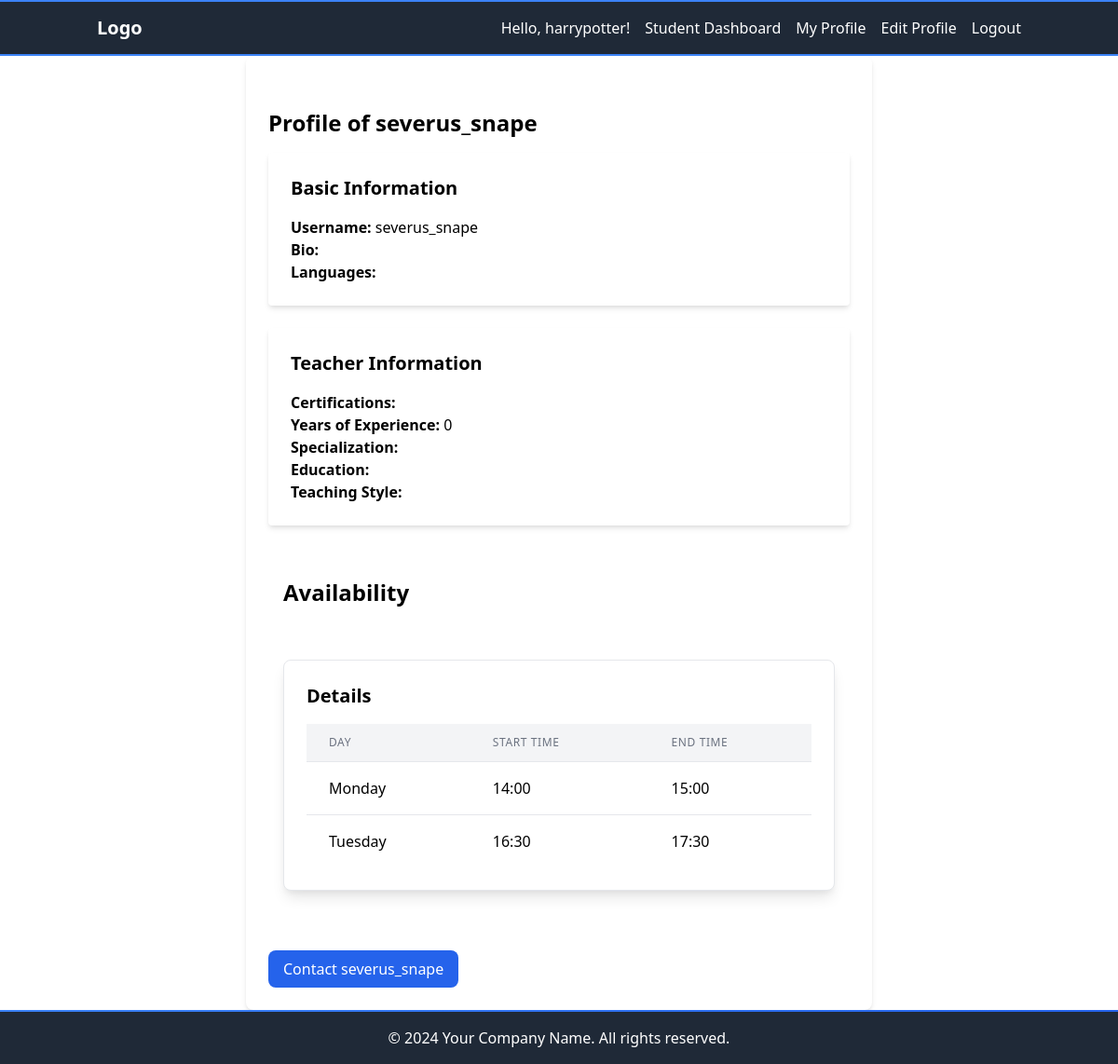
/hira/profile/severus_snape/ (signed in), run on the app's committed database.
### hira/models.py (models this page shows, shortened)
class CustomUser(AbstractUser):
    USER_TYPES = [
        ('student', 'Student'),
        ('teacher', 'Teacher'),
    ]
    user_type = models.CharField(max_length=10, choices=USER_TYPES)
    @property
    def is_teacher(self):
        return self.user_type == 'teacher'
    @property
    def is_student(self):
        return self.user_type == 'student'

class Profile(models.Model):
    LANGUAGE_CHOICES = [
        ('EN', 'English'),
        ('ES', 'Spanish'),
        ('FR', 'French'),
        ('DE', 'German'),
        ('ZH', 'Chinese'),
    ]
    GRADE_CHOICES = [
        ('1', '1st Grade'),
        ('2', '2nd Grade'),
        ('12', '12th Grade'),
        ('UG', 'Undergraduate'),
        ('PG', 'Postgraduate'),
    ]
    user = models.OneToOneField(CustomUser, on_delete=models.CASCADE, related_name='profile')
    bio = models.TextField(blank=True)
    languages = models.CharField(max_length=100, choices=LANGUAGE_CHOICES, blank=True)
    certifications = models.TextField(blank=True, help_text="List your certifications, separated by commas")
    years_of_experience = models.PositiveIntegerField(default=0)
    specialization = models.CharField(max_length=100, blank=True)
    education = models.TextField(blank=True, help_text="Your educational background")
    teaching_style = models.TextField(blank=True, help_text="Describe your teaching approach")
    grade = models.CharField(max_length=2, choices=GRADE_CHOICES, blank=True)
    subjects_of_interest = models.TextField(blank=True, help_text="List subjects you're interested in, separated by commas")
    learning_goals = models.TextField(blank=True, help_text="Describe your learning goals")

class Availability(models.Model):
    DAY_CHOICES = [
        ('MON', 'Monday'),
        ('TUE', 'Tuesday'),
        ('WED', 'Wednesday'),
        ('THU', 'Thursday'),
        ('FRI', 'Friday'),
        ('SAT', 'Saturday'),
        ('SUN', 'Sunday'),
    ]
    profile = models.ForeignKey('Profile', on_delete=models.CASCADE, related_name='availabilities')
    day = models.CharField(max_length=3, choices=DAY_CHOICES)
    start_time = models.TimeField()
    end_time = models.TimeField()
    class Meta:
        verbose_name_plural = 'Availabilities'
        unique_together = ['profile', 'day']

### hira/views.py (the view)
# urls.py: path('profile/<str:username>/', views.profile_view, name='profile'),
def profile_view(request, username):
    profile = get_object_or_404(Profile, user__username=username)
    availabilities = profile.availabilities.all().order_by('day')
    return render(request, 'hira/profile.html', {
        'profile': profile,
        'availabilities': availabilities,
    })

### hira/templates/hira/profile.html (shortened to what this page needs)
{% extends 'hira/layout.html' %}
{% load custom_filters %}
{% block body %}
<div class="max-w-2xl mx-auto p-6 bg-white shadow-md rounded-lg">
    <div class="max-w-4xl mx-auto py-8">
        <h2 class="text-2xl font-bold mb-4">Profile of {{ profile.user.username }}</h2>
        <div class="bg-white shadow-md rounded p-6 mb-6">
          <h3 class="text-xl font-semibold mb-4">Basic Information</h3>
          <p><strong>Username:</strong> {{ profile.user.username }}</p>
          <p><strong>Bio:</strong> {{ profile.bio }}</p>
          <p><strong>Languages:</strong> {{ profile.get_languages_display }}</p>
        </div>
        {% if profile.user.is_teacher %}
        <div class="bg-white shadow-md rounded p-6 mb-6">
          <h3 class="text-xl font-semibold mb-4">Teacher Information</h3>
          <p><strong>Certifications:</strong> {{ profile.certifications }}</p>
          <p><strong>Years of Experience:</strong> {{ profile.years_of_experience }}</p>
          <p><strong>Specialization:</strong> {{ profile.specialization }}</p>
          <p><strong>Education:</strong> {{ profile.education }}</p>
          <p><strong>Teaching Style:</strong> {{ profile.teaching_style }}</p>
        </div>
        <section class="py-8 px-4 max-w-4xl mx-auto">
          <h3 class="text-2xl font-bold mb-6">Availability</h3>
          <div class="bg-white shadow-lg rounded-lg p-6 border border-gray-200">
              <h4 class="text-xl font-semibold mb-4">Details</h4>
              <table class="min-w-full divide-y divide-gray-200">
                  <thead class="bg-gray-100">
                      <tr>
                          <th class="px-6 py-3 text-left text-xs font-medium text-gray-500 uppercase tracking-wider">Day</th>
                          <th class="px-6 py-3 text-left text-xs font-medium text-gray-500 uppercase tracking-wider">Start Time</th>
                          <th class="px-6 py-3 text-left text-xs font-medium text-gray-500 uppercase tracking-wider">End Time</th>
                      </tr>
                  </thead>
                  <tbody class="bg-white divide-y divide-gray-200">
                      {% for availability in profile.availabilities.all %}
                          <tr>
                              <td class="px-6 py-4 whitespace-nowrap">{{ availability.get_day_display }}</td>
                              <td class="px-6 py-4 whitespace-nowrap">{{ availability.start_time|time:"H:i" }}</td>
                              <td class="px-6 py-4 whitespace-nowrap">{{ availability.end_time|time:"H:i" }}</td>
                          </tr>
                      {% empty %}
                          <tr><td colspan="3" class="px-6 py-4 text-center text-gray-500">No availability set.</td></tr>
                      {% endfor %}
                  </tbody>
              </table>
          </div>
      </section>
        {% endif %}
      </div>
    {% if user.is_authenticated and not user.user_type == 'teacher' and not request.user.id == profile.user.id %}
    <form action="{% url 'send_message' profile.user.id %}" method="post">
        <button type="submit" class="px-4 py-2 bg-blue-600 text-white rounded-lg hover:bg-blue-700 focus:outline-none focus:ring-2 focus:ring-blue-500 focus:ring-offset-2">
            Contact {{ profile.user.username }}
        </button>
    </form>
    {% endif %}
</div>
{% endblock %}

### hira/templates/hira/layout.html (shortened to what this page needs)
{% load static %}
<!DOCTYPE html>
<html lang="en">
    <head>
        <link href="https://cdn.jsdelivr.net/npm/tailwindcss@2.2.19/dist/tailwind.min.css" rel="stylesheet">
        <link rel="stylesheet" type="text/css" href="https://cdn.jsdelivr.net/npm/slick-carousel@1.8.1/slick/slick.css"/>
        <link rel="stylesheet" type="text/css" href="https://cdn.jsdelivr.net/npm/slick-carousel@1.8.1/slick/slick-theme.css"/>
        <link href="{% static '/css/styles.css' %}" rel="stylesheet">
    </head>
    <body class="flex flex-col min-h-screen">
        <header class="sticky left-0 right-0 bg-gray-800 text-white z-50 navbar-glow">
            <nav class="container mx-auto px-4 py-4 flex items-center justify-between">
                <div class="flex items-center space-x-4">
                    <a href="{% url 'index' %}" class="text-xl font-bold">Logo</a>
                </div>
                <div class="hidden md:flex items-center space-x-4">
                    {% if user.is_authenticated %}
                        <span>Hello, {{ user.username }}!</span>
                        <a href="{% url 'home' %}" class="hover:text-gray-300">{% if user.is_teacher %}Teacher {% elif user.is_student %}Student {% endif %}Dashboard</a>
                        <a href="{% url 'profile' user.username %}" class="hover:text-gray-300">My Profile</a>
                        <a href="{% url 'edit_profile' %}" class="hover:text-gray-300">Edit Profile</a>
                        <form action="{% url 'logout' %}" method="post" class="inline">
                            <button type="submit" class="hover:text-gray-300">Logout</button>
                        </form>
                    {% else %}
                        <a href="{% url 'login' %}" class="hover:text-gray-300">Login</a>
                        <a href="{% url 'signup' %}" class="hover:text-gray-300">Sign Up</a>
                    {% endif %}
                </div>
            </nav>
        </header>
        <main class="flex-grow">
            {% block body %}
            {% endblock %}
        </main>
        <div class="section-separator"></div>
        <footer class="bg-gray-800 text-white py-4">
            <div class="container mx-auto px-4 text-center">
                <p>&copy; 2024 Your Company Name. All rights reserved.</p>
            </div>
        </footer>
    </body>
</html>

### hira/static/css/styles.css (style rules this page uses)
.section-separator { width: 100%; }
.navbar-glow::before, .navbar-glow::after { content: ""; position: absolute; left: 0; right: 0; height: 2px; background-color: #3b82f6; }
.navbar-glow::before { top: 0; }
.navbar-glow::after { bottom: 0; }
.navbar-glow::before, .navbar-glow::after { animation: navbar-glow 3s infinite; }
.glowing-line, .section-separator { height: 2px; background: linear-gradient(90deg, #3b82f6, #2563eb, #3b82f6); background-size: 200% 100%; animation: glowing-line 3s infinite; }

### data on the page
CustomUser: username "harrypotter"
Profile: user.username "severus_snape", years_of_experience "0"
Availability: day "Monday", start_time "14:00", end_time "15:00"
Availability: day "Tuesday", start_time "16:30", end_time "17:30"
